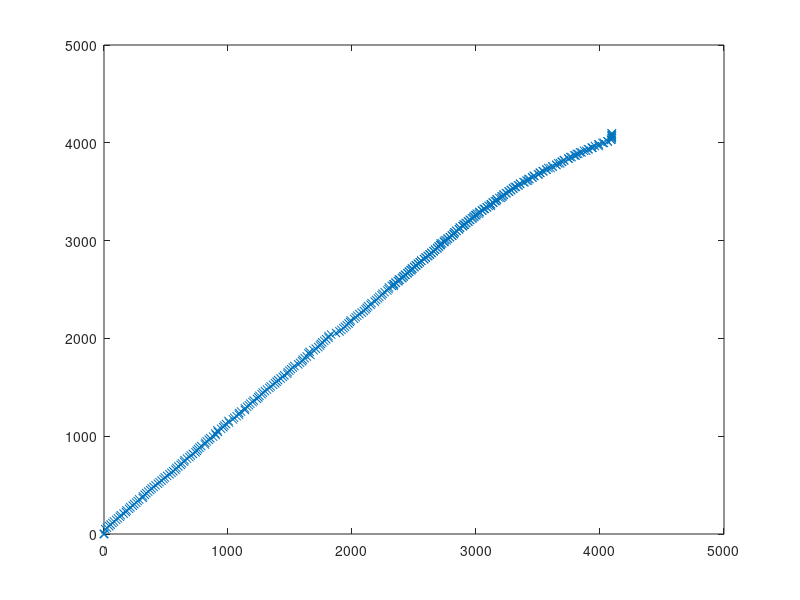

Source code (MATLAB):
clc
close all

adcID = fopen('adc.txt','r');
adc = fscanf(adcID,'%f');
fclose(adcID);

dacID = fopen('dac.txt','r');
dac = fscanf(dacID,'%f');
fclose(dacID);
[p,s] = polyfit(adc,dac,4);
figure
plot(adc,dac,'x');
